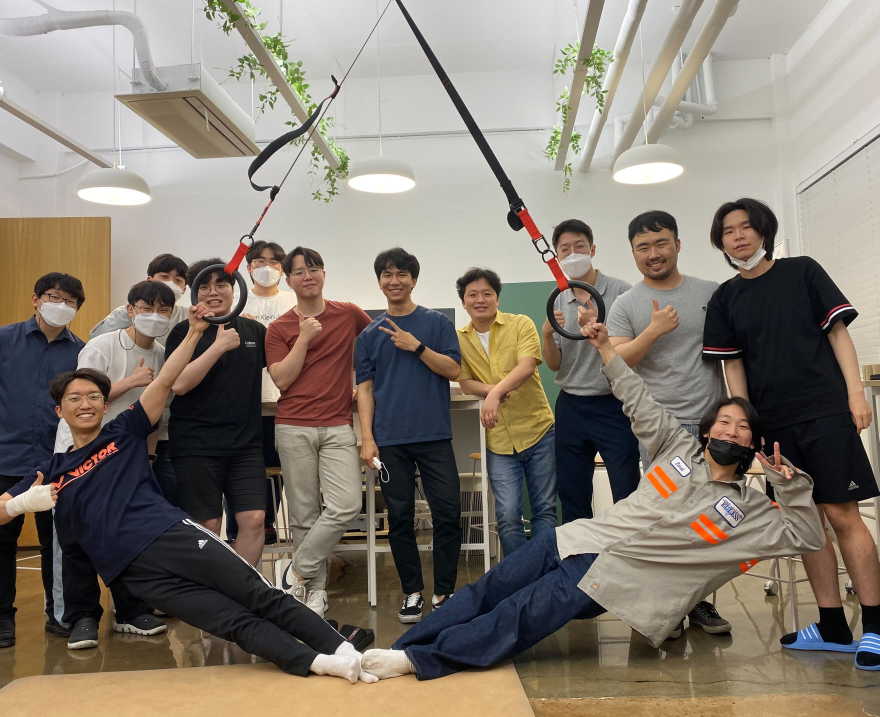
#> input picture src/images/lab_photo/20220525.jpg, 3518 x 2868 px (shown at 1/4 size); its folder holds only this picture in this run
$ python resize_lab_photos.py
#> lines starting #> are read from the running program, lines starting #| are printed output that depends on the picture
import os
from PIL import Image
import pathlib

source_folder = "src/images/lab_photo"
target_folder = "src/images/lab_photo_resize"

os.makedirs(target_folder, exist_ok=True)
for f in pathlib.Path(target_folder).glob('*'): f.unlink()

TARGET_SIZE = (300, 300)
MAX_FILE_SIZE = 500 * 1024  # 500KB in bytes

def resize_and_compress_image(input_path, output_path):
    """이미지를 리사이즈하고 500KB 이하로 압축"""
#> called with input_path = 'src/images/lab_photo/20220525.jpg'
    try:
        img = Image.open(input_path)
#> img is the input picture: PIL image 3518x2868 RGB; mean R, G, B 133.1, 124, 113.2

        if img.mode in ('RGBA', 'LA', 'P'):
            background = Image.new('RGB', img.size, (255, 255, 255))
            if img.mode == 'P':
                img = img.convert('RGBA')
            background.paste(img, mask=img.split()[-1] if img.mode in ('RGBA', 'LA') else None)
            img = background
        elif img.mode != 'RGB':
            img = img.convert('RGB')

        orig_width, orig_height = img.size
#> orig_width = 3518; orig_height = 2868
        aspect_ratio = orig_width / orig_height
#> aspect_ratio = 1.23

        if orig_width < orig_height:
            new_width = TARGET_SIZE[0]
            new_height = int(TARGET_SIZE[0] / aspect_ratio)
        else:
            new_height = TARGET_SIZE[1]
            new_width = int(TARGET_SIZE[1] * aspect_ratio)
#> new_width = 367

        img = img.resize((new_width, new_height), Image.Resampling.LANCZOS)
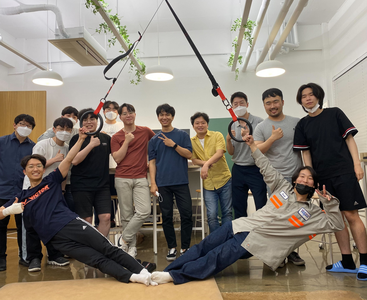
#> img: PIL image 367x300 RGB; mean R, G, B 133.1, 124, 113.2

        width, height = img.size
#> width = 367; height = 300
        left = (width - TARGET_SIZE[0]) / 2
#> left = 33.5
        top = (height - TARGET_SIZE[1]) / 2
#> top = 0
        right = (width + TARGET_SIZE[0]) / 2
#> right = 333.5
        bottom = (height + TARGET_SIZE[1]) / 2
#> bottom = 300

        img = img.crop((left, top, right, bottom))
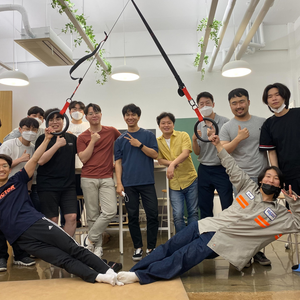
#> img: PIL image 300x300 RGB; mean R, G, B 133.8, 124.9, 114

        quality = 100
        while quality > 10:
            img.save(output_path, 'JPEG', quality=quality, optimize=True)
            file_size = os.path.getsize(output_path)

            if file_size <= MAX_FILE_SIZE:
                print(f"✓ {os.path.basename(input_path)} -> {os.path.basename(output_path)} ({file_size / 1024:.1f}KB, quality={quality})")
                return True

            quality -= 5
#> after the loop, quality = 100

        print(f"⚠ {os.path.basename(input_path)}: 최소 품질로도 {file_size / 1024:.1f}KB")
        return True

    except Exception as e:
        print(f"✗ {os.path.basename(input_path)} 처리 실패: {str(e)}")
        return False

image_extensions = {'.jpg', '.jpeg', '.png', '.JPG', '.JPEG', '.PNG'}
processed_count = 0
failed_count = 0

def get_unique_output_path(folder, stem):
    output_path = os.path.join(folder, stem + '.jpg')
    index = 1

    while os.path.exists(output_path):
        output_path = os.path.join(folder, f"{stem}-{index}.jpg")
        index += 1

    return output_path

for filename in os.listdir(source_folder):
    file_path = os.path.join(source_folder, filename)

    if os.path.isfile(file_path) and pathlib.Path(filename).suffix in image_extensions:

        output_stem = pathlib.Path(filename).stem
        output_path = get_unique_output_path(target_folder, output_stem)

        if resize_and_compress_image(file_path, output_path):
            processed_count += 1
        else:
            failed_count += 1

print(f"\n완료: {processed_count}개 처리, {failed_count}개 실패")

$ run again, on src/images/lab_photo/20221019.jpg
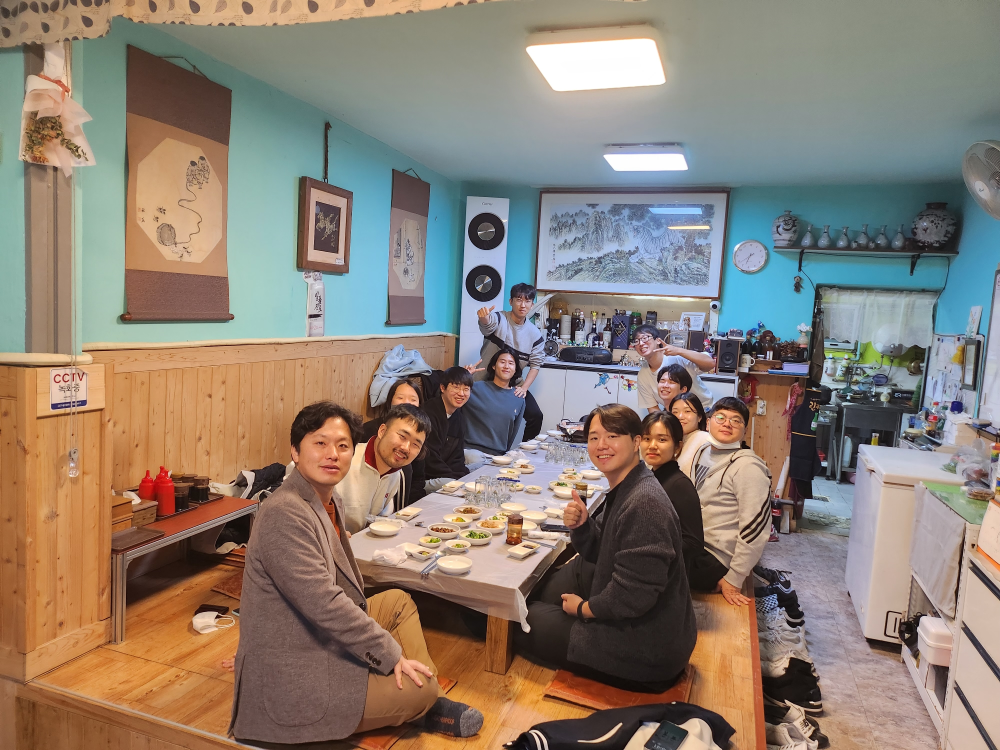
#> input picture src/images/lab_photo/20221019.jpg, 4000 x 3000 px (shown at 1/4 size)
#> in resize_and_compress_image, img is the input picture: PIL image 4000x3000 RGB; mean R, G, B 139.7, 127.1, 115.3
#> in resize_and_compress_image, `img = img.resize((new_width, new_height), Image.Resampling.LANCZOS)`:
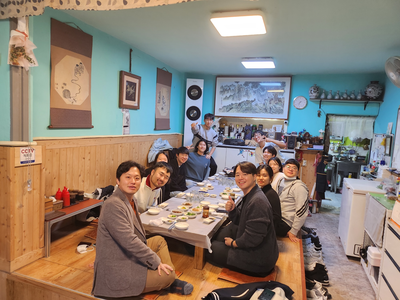
#> img: PIL image 400x300 RGB; mean R, G, B 139.7, 127.1, 115.3
#> in resize_and_compress_image, `img = img.crop((left, top, right, bottom))`:
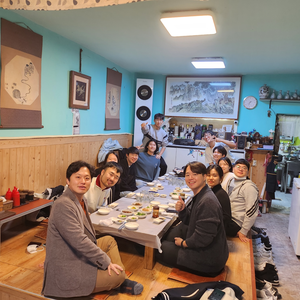
#> img: PIL image 300x300 RGB; mean R, G, B 135.6, 123.4, 113.9
#> after the loop in resize_and_compress_image, `while quality > 10:`: quality = 100

$ run again, on src/images/lab_photo/20221126.jpg
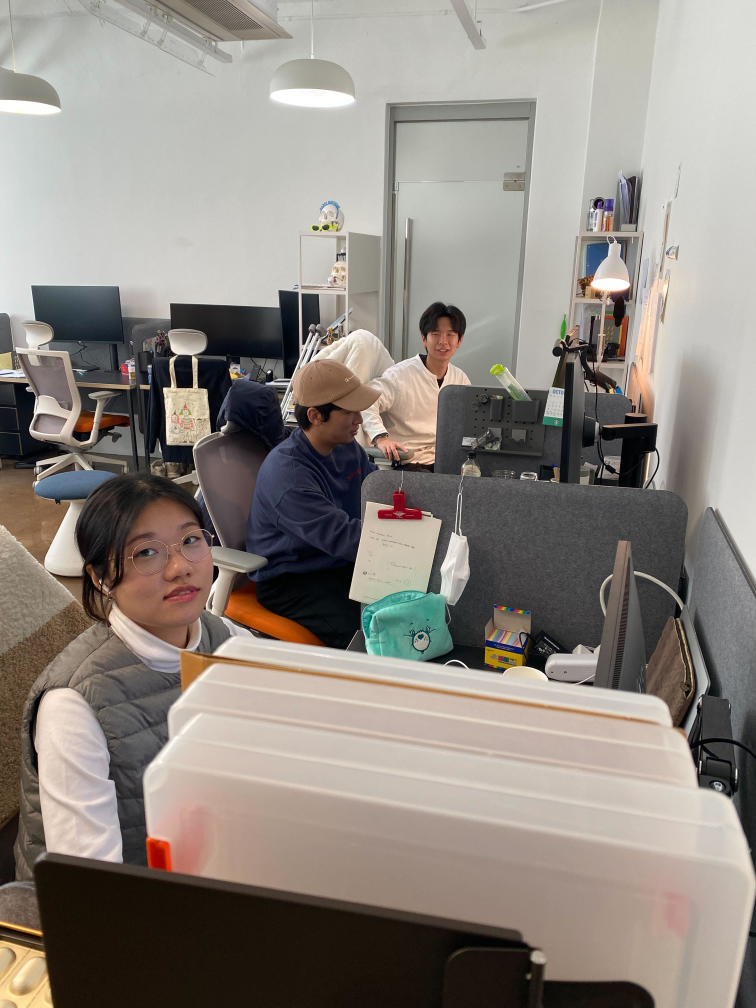
#> input picture src/images/lab_photo/20221126.jpg, 3024 x 4032 px (shown at 1/4 size)
#> in resize_and_compress_image, img is the input picture: PIL image 3024x4032 RGB; mean R, G, B 142.6, 135.5, 128.3
#> in resize_and_compress_image, `img = img.resize((new_width, new_height), Image.Resampling.LANCZOS)`:
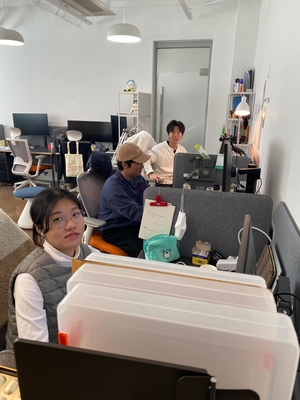
#> img: PIL image 300x400 RGB; mean R, G, B 142.6, 135.5, 128.3
#> in resize_and_compress_image, `img = img.crop((left, top, right, bottom))`:
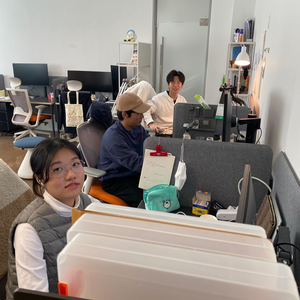
#> img: PIL image 300x300 RGB; mean R, G, B 145, 137.5, 130.9
#> after the loop in resize_and_compress_image, `while quality > 10:`: quality = 100

$ run again, on src/images/lab_photo/20230201.jpeg
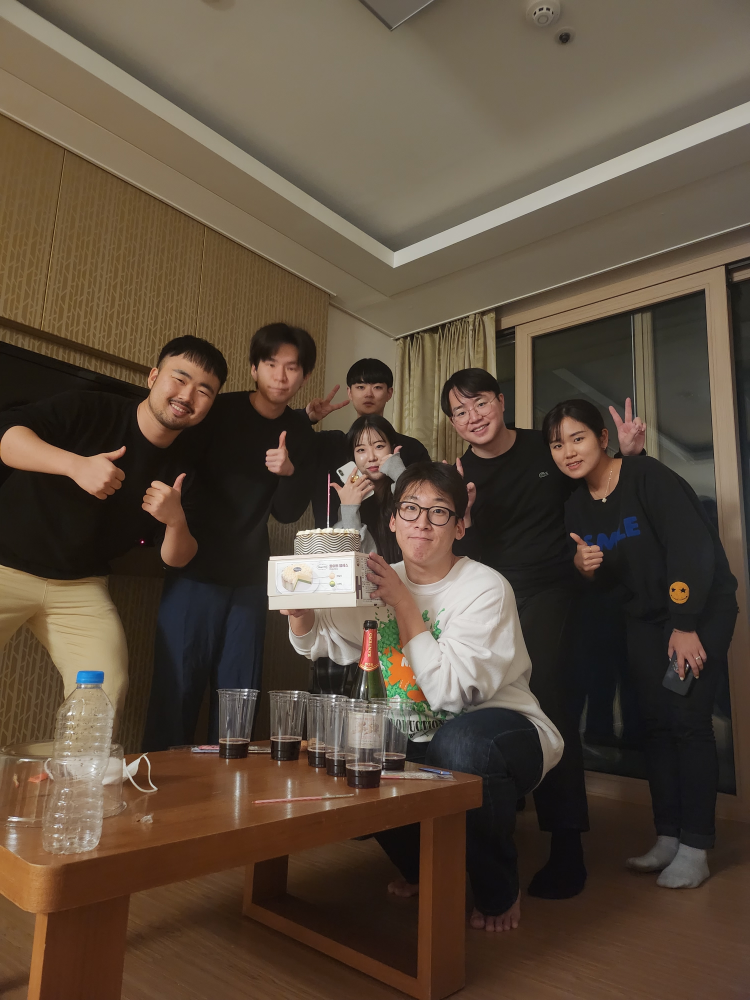
#> input picture src/images/lab_photo/20230201.jpeg, 3000 x 4000 px (shown at 1/4 size)
#> in resize_and_compress_image, img is the input picture: PIL image 3000x4000 RGB; mean R, G, B 91.4, 76.2, 61
#> in resize_and_compress_image, `img = img.resize((new_width, new_height), Image.Resampling.LANCZOS)`:
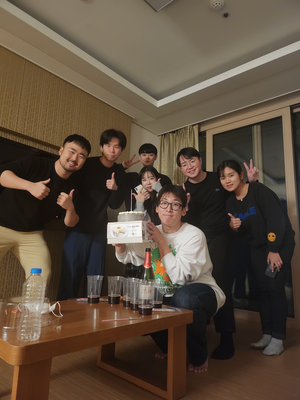
#> img: PIL image 300x400 RGB; mean R, G, B 91.4, 76.2, 61
#> in resize_and_compress_image, `img = img.crop((left, top, right, bottom))`:
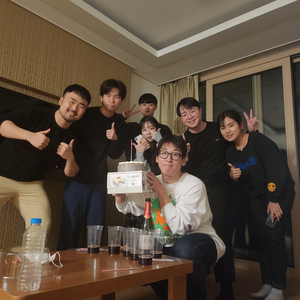
#> img: PIL image 300x300 RGB; mean R, G, B 89.1, 75.1, 60.7
#> after the loop in resize_and_compress_image, `while quality > 10:`: quality = 100

$ run again, on src/images/lab_photo/20220629.jpg
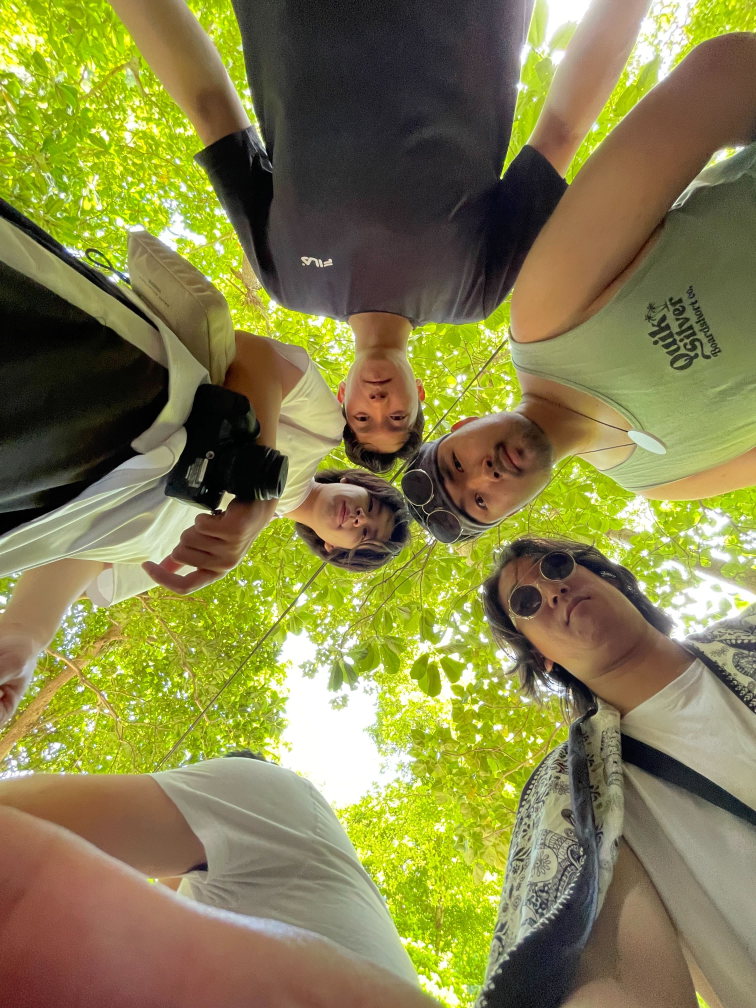
#> input picture src/images/lab_photo/20220629.jpg, 3024 x 4032 px (shown at 1/4 size)
#> in resize_and_compress_image, img is the input picture: PIL image 3024x4032 RGB; mean R, G, B 133.7, 129.3, 74.4
#> in resize_and_compress_image, `img = img.resize((new_width, new_height), Image.Resampling.LANCZOS)`:
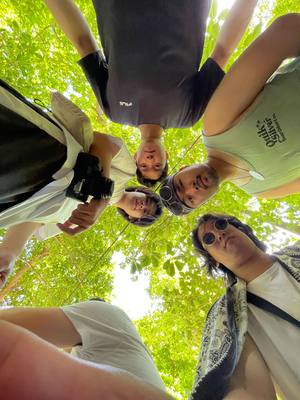
#> img: PIL image 300x400 RGB; mean R, G, B 133.7, 129.3, 74.4
#> in resize_and_compress_image, `img = img.crop((left, top, right, bottom))`:
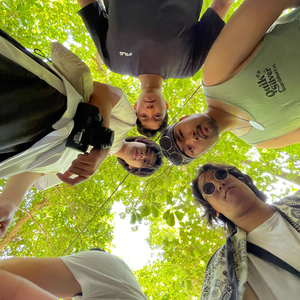
#> img: PIL image 300x300 RGB; mean R, G, B 134.2, 131.6, 73.9
#> after the loop in resize_and_compress_image, `while quality > 10:`: quality = 100
